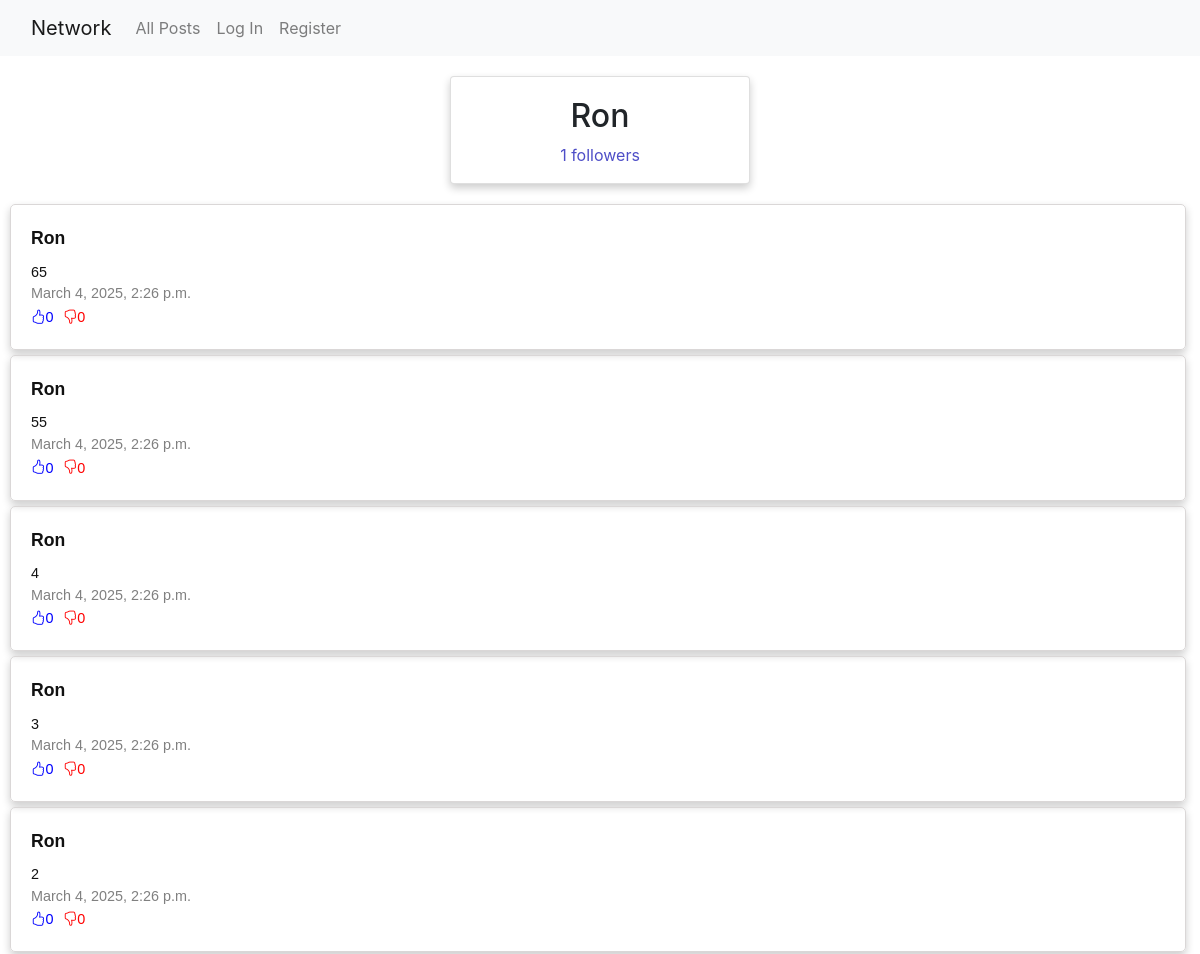
Page /profile/2 (upper part) on the earlier database version.
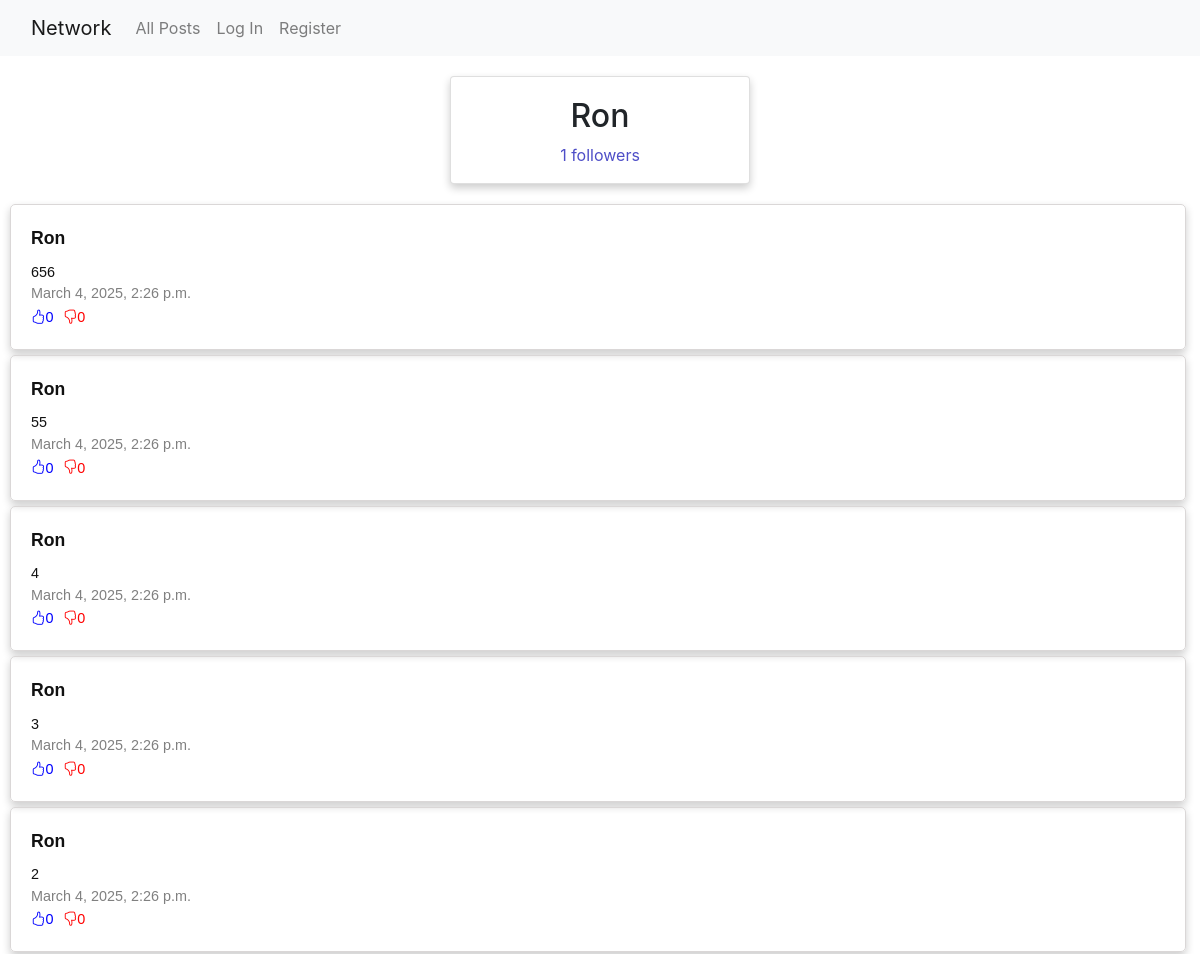
Same page on the later database version.
### network/models.py (models this page shows, shortened)
class Posts(models.Model):
    author = models.ForeignKey(User, on_delete=models.CASCADE,related_name='posts')
    content = models.TextField(blank=False)
    date_time = models.DateTimeField(auto_now_add=True)

class User(AbstractUser):
    pass
    following = models.ManyToManyField('self', symmetrical=False, related_name='followers', blank=True)

### network/views.py (the view)
# urls.py: path("profile/<int:user_id>", views.profile, name="profile"),
def profile(request, user_id):
    profile_user = get_object_or_404(User, id=user_id)
    posts = profile_user.posts.all().order_by('-date_time')
    paginator = Paginator(posts, 10) #Show 10 posts per page.
    page_number = request.GET.get('page')
    page_obj = paginator.get_page(page_number)
    for post in page_obj:
        post.likes_count = Like.objects.filter(post=post, reaction='like').count()
        post.dislikes_count = Like.objects.filter(post=post, reaction='dislike').count()
    is_following = profile_user.followers.filter(id=request.user.id).exists()
    return render(request, 'network/profile.html', {
        'profile_user': profile_user,
        'page_obj': page_obj,
        'is_following': is_following
    })

### network/templates/network/profile.html (shortened to what this page needs)
{% extends 'network/layout.html' %}
{% block page_id %}profile-page{% endblock %}
{% block body %}
    <div class="card">
        <h2>{{ profile_user.username }}</h2>
        <p id="followers">{{ profile_user.followers.count }} followers</p>
    </div>
    {% for post in page_obj %}
        <div class="post" id="post-{{ post.id }}">
            <a href="{% url 'profile' user_id=post.author.id %}"><strong>{{ post.author }}</strong></a>
            <p id="content-{{ post.id }}">{{ post.content }}</p>
            <p>{{ post.date_time }}</p>
            <div class="div-likes">
                <p class="like" id="like-{{ post.id }}"><i class="bi bi-hand-thumbs-up"></i>{{ post.likes_count }}</p>
                <p class="dislike" id="dislike-{{ post.id }}"><i class="bi bi-hand-thumbs-down"></i>{{ post.dislikes_count }}</p>
            </div>
        </div>
    {% empty %}
        <p>The {{ profile_user.username }} has no posts yet!</p>
    {% endfor %}
{% endblock %}

Differences in the rows shown:
changed Posts (number 1 of 5 on the later page): content "65" → "656"
